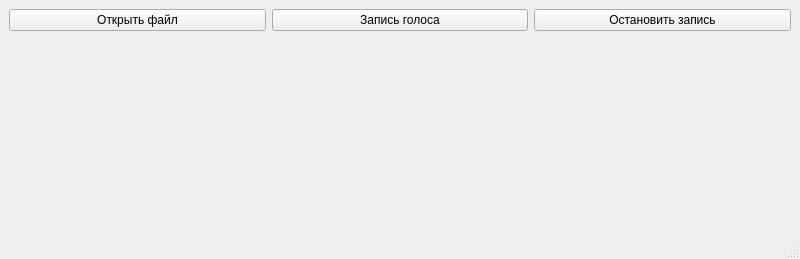
<?xml version="1.0" encoding="UTF-8"?>
<ui version="4.0">
 <class>MainWindow</class>
 <widget class="QMainWindow" name="MainWindow">
  <property name="geometry">
   <rect>
    <x>0</x>
    <y>0</y>
    <width>800</width>
    <height>259</height>
   </rect>
  </property>
  <property name="windowTitle">
   <string>MainWindow</string>
  </property>
  <widget class="QWidget" name="centralwidget">
   <layout class="QGridLayout" name="gridLayout">
    <item row="2" column="0">
     <widget class="QLabel" name="l_result">
      <property name="text">
       <string/>
      </property>
     </widget>
    </item>
    <item row="1" column="1">
     <widget class="QWidget" name="w_spec" native="true"/>
    </item>
    <item row="0" column="1">
     <widget class="QPushButton" name="pb_voice_start">
      <property name="text">
       <string>Запись голоса</string>
      </property>
     </widget>
    </item>
    <item row="1" column="0">
     <widget class="QWidget" name="w_waves" native="true"/>
    </item>
    <item row="3" column="0">
     <spacer name="verticalSpacer">
      <property name="orientation">
       <enum>Qt::Vertical</enum>
      </property>
      <property name="sizeHint" stdset="0">
       <size>
        <width>20</width>
        <height>40</height>
       </size>
      </property>
     </spacer>
    </item>
    <item row="0" column="0">
     <widget class="QPushButton" name="pb_open">
      <property name="text">
       <string>Открыть файл</string>
      </property>
     </widget>
    </item>
    <item row="0" column="2">
     <widget class="QPushButton" name="pb_voice_stop">
      <property name="text">
       <string>Остановить запись</string>
      </property>
     </widget>
    </item>
   </layout>
  </widget>
  <widget class="QMenuBar" name="menubar">
   <property name="geometry">
    <rect>
     <x>0</x>
     <y>0</y>
     <width>800</width>
     <height>22</height>
    </rect>
   </property>
  </widget>
  <widget class="QStatusBar" name="statusbar"/>
 </widget>
 <resources/>
 <connections/>
</ui>
